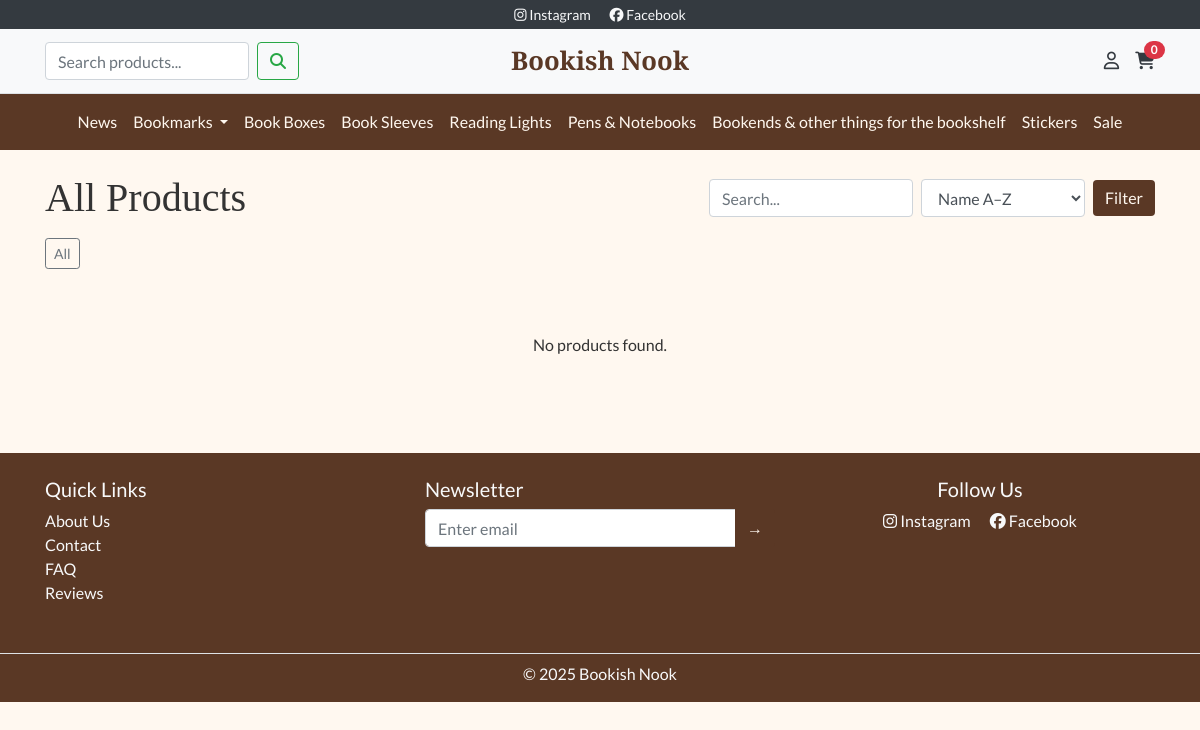
Before: /products/ with the older database file.
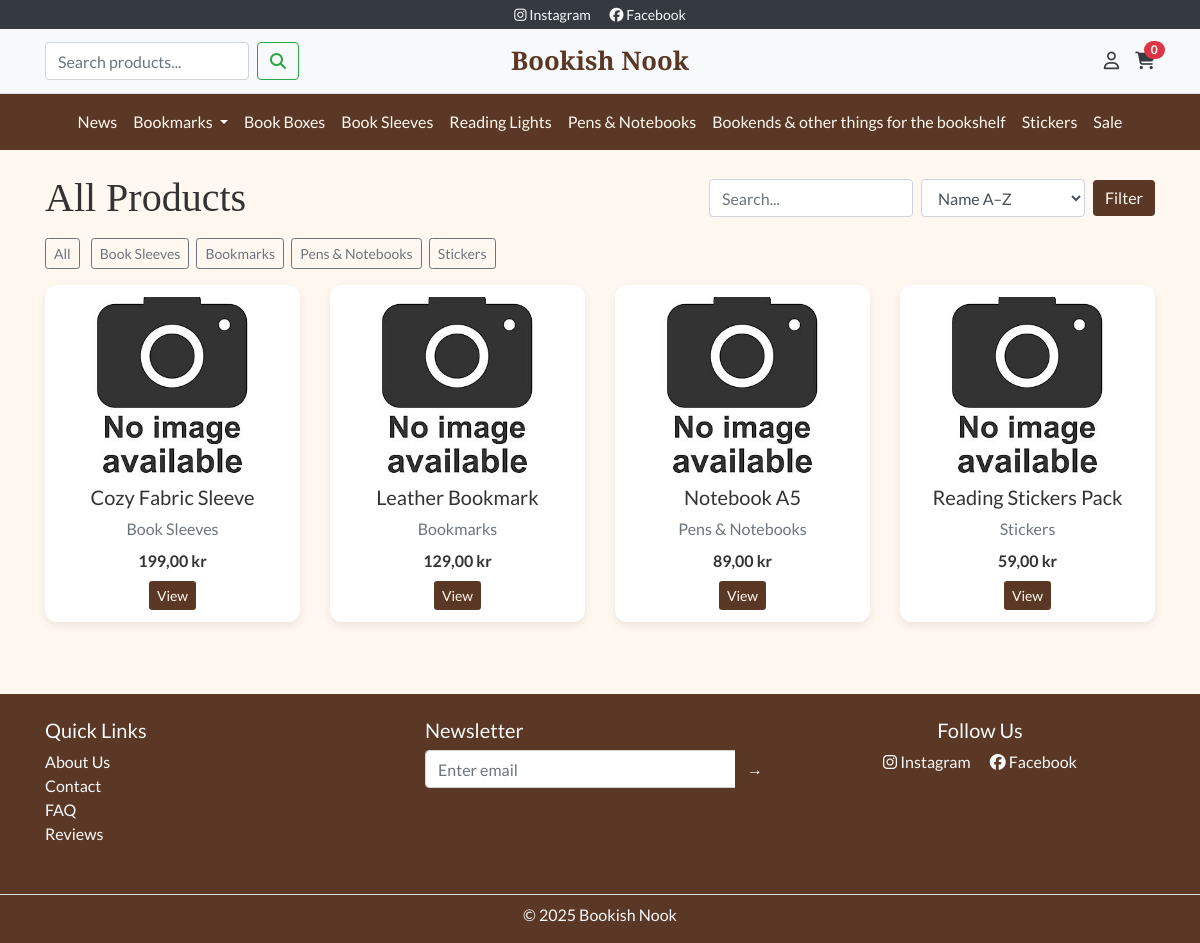
After: the same page with the newer database file.
### products/models.py (models this page shows, shortened)
class Category(models.Model):
    name = models.CharField(max_length=100, unique=True)
    slug = models.SlugField(max_length=120, unique=True, blank=True)
    description = models.TextField(blank=True)
    class Meta:
        verbose_name_plural = "Categories"
        ordering = ["name"]
    def get_absolute_url(self):
        return reverse("products:category", args=[self.slug])

class Product(models.Model):
    category = models.ForeignKey(Category, on_delete=models.PROTECT, related_name="products")
    name = models.CharField(max_length=150)
    slug = models.SlugField(max_length=170, unique=True, blank=True)
    description = models.TextField(blank=True)
    price = models.DecimalField(max_digits=8, decimal_places=2)
    image = models.ImageField(upload_to="products/", blank=True, null=True)
    is_active = models.BooleanField(default=True)
    stock = models.PositiveIntegerField(default=0)
    created = models.DateTimeField(auto_now_add=True)
    updated = models.DateTimeField(auto_now=True)
    class Meta:
        ordering = ["name"]
    def get_absolute_url(self):
        return reverse("products:detail", args=[self.slug])

### products/views.py (the view)
# urls.py: path('', views.product_list, name='list'),                       # /products/
def product_list(request, slug=None):
    category = None
    categories = Category.objects.all()
    products = Product.objects.filter(is_active=True)
    if slug:
        category = get_object_or_404(Category, slug=slug)
        products = products.filter(category=category)
    q = request.GET.get("q")
    if q:
        products = products.filter(Q(name__icontains=q) | Q(description__icontains=q))
    sort = request.GET.get("sort", "name")
    if sort not in ["name", "-name", "price", "-price", "created", "-created"]:
        sort = "name"
    products = products.order_by(sort)
    context = {"categories": categories, "category": category, "products": products, "sort": sort, "q": q}
    return render(request, "products/product_list.html", context)

### bookshop/context_processors.py (called while the page is built)
def cart_count(request):
    cart = request.session.get("cart", {})
    return {"cart_count": sum(cart.values())}

### products/templatetags/price_filters.py (called while the page is built)
@register.filter
def currency(value):
    try:
        dec = Decimal(value)
    except (InvalidOperation, TypeError, ValueError):
        return f"{value} kr"
    formatted = f"{dec:,.2f}".replace(",", " ").replace(".", ",")
    return f"{formatted} kr"

### products/templates/products/product_list.html (shortened to what this page needs)
{% extends "base.html" %}
{% load static price_filters %}
{% block content %}
<div class="d-flex justify-content-between align-items-center mb-3">
  <h1 class="bn-section-title mb-0">{% if category %}{{ category.name }}{% else %}All Products{% endif %}</h1>
  <form class="form-inline" method="get">
    <input class="form-control mr-2" type="text" name="q" placeholder="Search..." value="{{ q|default:'' }}">
    <select name="sort" class="form-control mr-2">
      <option value="name" {% if sort == "name" %}selected{% endif %}>Name A–Z</option>
    </select>
    <button class="btn bn-btn-primary">Filter</button>
  </form>
</div>
<div class="mb-3">
  <a href="{% url 'products:list' %}" class="btn btn-sm btn-outline-secondary mr-2">All</a>
  {% for c in categories %}
    <a href="{{ c.get_absolute_url }}" class="btn btn-sm btn-outline-secondary mr-1">{{ c.name }}</a>
  {% endfor %}
</div>
<div class="row">
  {% for p in products %}
  <div class="col-md-3 col-6 mb-4">
    <div class="bn-card text-center">
      {% if p.image %}
        <img src="{{ p.image.url }}" class="img-fluid bn-card-img" alt="{{ p.name }}">
      {% else %}
        <img src="{% static 'images/placeholder.jpg' %}" class="img-fluid bn-card-img" alt="{{ p.name }}">
      {% endif %}
      <h5 class="mt-2">{{ p.name }}</h5>
      <div class="text-muted mb-2">{{ p.category.name }}</div>
      <div class="font-weight-bold mb-2">{{ p.price|currency }}</div>
      <a href="{{ p.get_absolute_url }}" class="btn bn-btn-primary btn-sm">View</a>
    </div>
  </div>
  {% empty %}
  <div class="col-12 text-center py-5">No products found.</div>
  {% endfor %}
</div>
{% endblock %}

### templates/base.html (shortened to what this page needs)
{% load static %}
<!DOCTYPE html>
<html lang="en">
<head>
  <link href="https://cdn.jsdelivr.net/npm/bootstrap@4.6.2/dist/css/bootstrap.min.css" rel="stylesheet">
  <link href="{% static 'css/style.css' %}" rel="stylesheet">
  <link rel="stylesheet" href="https://cdnjs.cloudflare.com/ajax/libs/font-awesome/6.5.1/css/all.min.css">
</head>
<body class="bn-bg">
  {% include "includes/header.html" %}
  <main class="container my-4">
    {% block content %}{% endblock %}
  </main>
  {% include "includes/footer.html" %}
</body>
</html>

### templates/includes/header.html (shortened to what this page needs)
<div class="bg-dark text-light text-center py-1 small">
  <a href="#" class="text-light mx-2"><i class="fab fa-instagram"></i> Instagram</a>
  <a href="#" class="text-light mx-2"><i class="fab fa-facebook"></i> Facebook</a>
</div>
<nav class="navbar navbar-light bg-light border-bottom py-2">
  <div class="container navbar-grid">
    <div class="d-flex align-items-center">
      <form class="form-inline d-none d-lg-flex">
        <input class="form-control mr-2" type="search" placeholder="Search products..." aria-label="Search">
        <button class="btn btn-outline-success" type="submit"><i class="fas fa-search"></i></button>
      </form>
    </div>
    <a class="navbar-brand bn-title text-center mx-0" href="/">Bookish Nook</a>
    <div class="d-flex align-items-center justify-content-end">
      <a href="#" class="text-dark mr-3 d-none d-md-inline" title="My Account">
        <i class="far fa-user"></i>
      </a>
      <a href="{% url 'cart:view' %}" class="text-dark position-relative" title="Cart">
        <i class="fas fa-shopping-cart"></i>
        <span class="badge badge-pill badge-danger position-absolute" style="top:-8px; right:-10px;">
          {{ cart_count|default:0 }}
        </span>
      </a>
    </div>
  </div>
</nav>
<nav class="navbar navbar-expand-lg navbar-dark bn-brown">
  <div class="collapse navbar-collapse justify-content-center" id="mainNav">
    <ul class="navbar-nav">
      <li class="nav-item"><a class="nav-link" href="#">News</a></li>
      <li class="nav-item dropdown">
        <a class="nav-link dropdown-toggle" href="#" id="navBookmarks" role="button" data-toggle="dropdown" aria-haspopup="true" aria-expanded="false">
          Bookmarks
        </a>
      </li>
      <li class="nav-item"><a class="nav-link" href="#">Book Boxes</a></li>
      <li class="nav-item"><a class="nav-link" href="#">Book Sleeves</a></li>
      <li class="nav-item"><a class="nav-link" href="#">Reading Lights</a></li>
      <li class="nav-item"><a class="nav-link" href="#">Pens & Notebooks</a></li>
      <li class="nav-item"><a class="nav-link" href="#">Bookends & other things for the bookshelf</a></li>
      <li class="nav-item"><a class="nav-link" href="#">Stickers</a></li>
      <li class="nav-item"><a class="nav-link" href="#">Sale</a></li>
    </ul>
  </div>
</nav>

### templates/includes/footer.html
<footer class="bn-brown text-light mt-5 pt-4 pb-2">
  <div class="container text-center text-md-left">
    <div class="row">
      <div class="col-md-4 mb-3">
        <h5 class="bn-h5">Quick Links</h5>
        <ul class="list-unstyled">
          <li><a href="#" class="text-light">About Us</a></li>
          <li><a href="#" class="text-light">Contact</a></li>
          <li><a href="#" class="text-light">FAQ</a></li>
          <li><a href="#" class="text-light">Reviews</a></li>
        </ul>
      </div>
      <div class="col-md-4 mb-3">
        <h5 class="bn-h5">Newsletter</h5>
        <form>
          <div class="input-group">
            <input type="email" class="form-control" placeholder="Enter email">
            <div class="input-group-append">
              <button class="btn bn-btn-primary" type="submit">→</button>
            </div>
          </div>
        </form>
      </div>
      <div class="col-md-4 mb-3 text-center">
        <h5 class="bn-h5">Follow Us</h5>
        <a href="#" class="text-light mx-2"><i class="fab fa-instagram"></i> Instagram</a>
        <a href="#" class="text-light mx-2"><i class="fab fa-facebook"></i> Facebook</a>
      </div>
    </div>
  </div>
  <div class="text-center py-2 border-top mt-3">© 2025 Bookish Nook</div>
</footer>

### static/css/style.css (style rules this page uses)
body { font-family: 'Lato', sans-serif; color: #333333; background-color: #FFF8F0; }
h1, h2, h3, .bn-title, .bn-section-title { font-family: 'Playfair Display', serif; }
.bn-brown { background-color: #5A3825; }
.bn-btn-primary { background-color: #5A3825; border: none; color: #FFF8F0; }
.bn-card { background: #fff; border-radius: 12px; padding: 0.75rem; box-shadow: 0 4px 10px rgba(0,0,0,0.08); transition: transform .15s ease, box-shadow .15s ease; }
.bn-card-img { height: 180px; width: 100%; object-fit: cover; border-radius: 8px; }
.bn-title { font-size: 1.4rem; font-weight: 700; }
.navbar-grid { display: grid; grid-template-columns: 1fr auto 1fr; align-items: center; gap: .5rem; }
.navbar-light .navbar-brand.bn-title { color: #5A3825 !important; font-size: 1.6rem; font-weight: 700; }
.navbar .btn-link i, .navbar a i { font-size: 1.1rem; }
.navbar-dark .navbar-nav .nav-link { color: #FFF8F0; }
.navbar .container.navbar-grid { display: grid !important; grid-template-columns: 1fr auto 1fr; align-items: center; gap: .5rem; }
.navbar .container.navbar-grid .bn-title { justify-self: center; margin: 0; }

Changed rows visible on the page:
added Category: name "Book Sleeves"
added Category: name "Bookmarks"
added Category: name "Pens & Notebooks"
added Category: name "Stickers"
added Product: name "Cozy Fabric Sleeve", category.name "Book Sleeves", price "199,00 kr"
added Product: name "Leather Bookmark", category.name "Bookmarks", price "129,00 kr"
added Product: name "Notebook A5", category.name "Pens & Notebooks", price "89,00 kr"
added Product: name "Reading Stickers Pack", category.name "Stickers", price "59,00 kr"
Other visible differences:
text no longer shown: "No products found."
